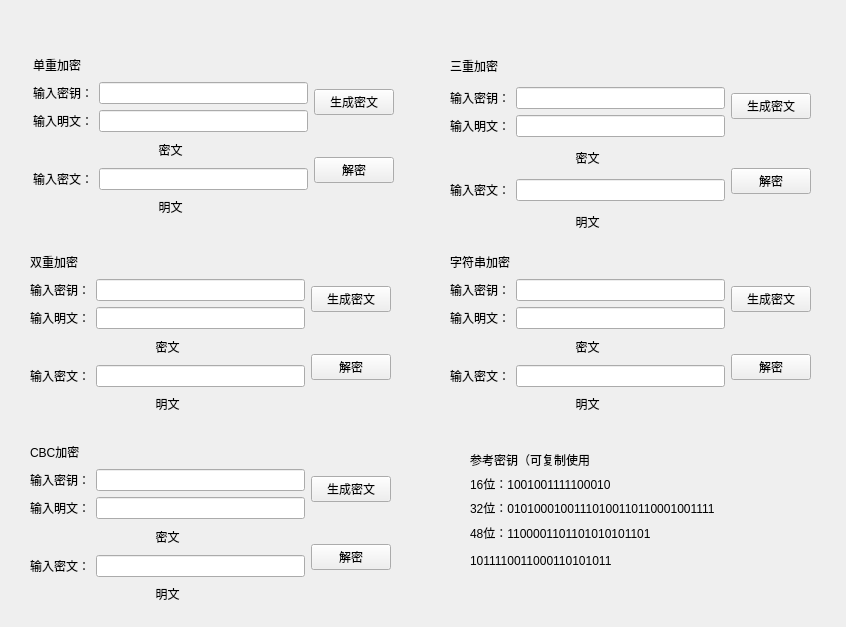
<?xml version="1.0" encoding="UTF-8"?>
<ui version="4.0">
 <class>Form</class>
 <widget class="QWidget" name="Form">
  <property name="geometry">
   <rect>
    <x>0</x>
    <y>0</y>
    <width>846</width>
    <height>627</height>
   </rect>
  </property>
  <property name="windowTitle">
   <string>S-AES</string>
  </property>
  <widget class="QWidget" name="layoutWidget">
   <property name="geometry">
    <rect>
     <x>450</x>
     <y>50</y>
     <width>361</width>
     <height>188</height>
    </rect>
   </property>
   <layout class="QHBoxLayout" name="horizontalLayout_9">
    <item>
     <layout class="QVBoxLayout" name="verticalLayout_5">
      <item>
       <widget class="QLabel" name="label_9">
        <property name="text">
         <string>三重加密</string>
        </property>
       </widget>
      </item>
      <item>
       <layout class="QHBoxLayout" name="horizontalLayout_10">
        <item>
         <widget class="QLabel" name="label_3">
          <property name="text">
           <string>输入密钥：</string>
          </property>
         </widget>
        </item>
        <item>
         <widget class="QLineEdit" name="key3">
          <property name="maxLength">
           <number>48</number>
          </property>
         </widget>
        </item>
       </layout>
      </item>
      <item>
       <layout class="QHBoxLayout" name="horizontalLayout_11">
        <item>
         <widget class="QLabel" name="label_5">
          <property name="text">
           <string>输入明文：</string>
          </property>
         </widget>
        </item>
        <item>
         <widget class="QLineEdit" name="in_ming3">
          <property name="maxLength">
           <number>16</number>
          </property>
         </widget>
        </item>
       </layout>
      </item>
      <item>
       <widget class="QLabel" name="out_mi3">
        <property name="text">
         <string>&lt;html&gt;&lt;head/&gt;&lt;body&gt;&lt;p align=&quot;center&quot;&gt;密文&lt;/p&gt;&lt;/body&gt;&lt;/html&gt;</string>
        </property>
        <property name="textInteractionFlags">
         <set>Qt::LinksAccessibleByMouse|Qt::TextSelectableByMouse</set>
        </property>
       </widget>
      </item>
      <item>
       <layout class="QHBoxLayout" name="horizontalLayout_12">
        <item>
         <widget class="QLabel" name="label_11">
          <property name="text">
           <string>输入密文：</string>
          </property>
         </widget>
        </item>
        <item>
         <widget class="QLineEdit" name="in_mi3">
          <property name="maxLength">
           <number>16</number>
          </property>
         </widget>
        </item>
       </layout>
      </item>
      <item>
       <widget class="QLabel" name="out_ming3">
        <property name="text">
         <string>&lt;html&gt;&lt;head/&gt;&lt;body&gt;&lt;p align=&quot;center&quot;&gt;明文&lt;/p&gt;&lt;/body&gt;&lt;/html&gt;</string>
        </property>
       </widget>
      </item>
     </layout>
    </item>
    <item>
     <layout class="QVBoxLayout" name="verticalLayout_6">
      <item>
       <widget class="QPushButton" name="pushButton_5">
        <property name="text">
         <string>生成密文</string>
        </property>
       </widget>
      </item>
      <item>
       <widget class="QPushButton" name="pushButton_6">
        <property name="text">
         <string>解密</string>
        </property>
       </widget>
      </item>
     </layout>
    </item>
   </layout>
  </widget>
  <widget class="QWidget" name="layoutWidget_2">
   <property name="geometry">
    <rect>
     <x>450</x>
     <y>250</y>
     <width>361</width>
     <height>166</height>
    </rect>
   </property>
   <layout class="QHBoxLayout" name="horizontalLayout_13">
    <item>
     <layout class="QVBoxLayout" name="verticalLayout_7">
      <item>
       <widget class="QLabel" name="label_13">
        <property name="text">
         <string>字符串加密</string>
        </property>
       </widget>
      </item>
      <item>
       <layout class="QHBoxLayout" name="horizontalLayout_14">
        <item>
         <widget class="QLabel" name="label_14">
          <property name="text">
           <string>输入密钥：</string>
          </property>
         </widget>
        </item>
        <item>
         <widget class="QLineEdit" name="key4">
          <property name="maxLength">
           <number>16</number>
          </property>
         </widget>
        </item>
       </layout>
      </item>
      <item>
       <layout class="QHBoxLayout" name="horizontalLayout_15">
        <item>
         <widget class="QLabel" name="label_15">
          <property name="text">
           <string>输入明文：</string>
          </property>
         </widget>
        </item>
        <item>
         <widget class="QLineEdit" name="in_ming4">
          <property name="maxLength">
           <number>2</number>
          </property>
         </widget>
        </item>
       </layout>
      </item>
      <item>
       <widget class="QLabel" name="out_mi4">
        <property name="text">
         <string>&lt;html&gt;&lt;head/&gt;&lt;body&gt;&lt;p align=&quot;center&quot;&gt;密文&lt;/p&gt;&lt;/body&gt;&lt;/html&gt;</string>
        </property>
        <property name="textInteractionFlags">
         <set>Qt::LinksAccessibleByMouse|Qt::TextSelectableByMouse</set>
        </property>
       </widget>
      </item>
      <item>
       <layout class="QHBoxLayout" name="horizontalLayout_16">
        <item>
         <widget class="QLabel" name="label_16">
          <property name="text">
           <string>输入密文：</string>
          </property>
         </widget>
        </item>
        <item>
         <widget class="QLineEdit" name="in_mi4">
          <property name="maxLength">
           <number>16</number>
          </property>
         </widget>
        </item>
       </layout>
      </item>
      <item>
       <widget class="QLabel" name="out_ming4">
        <property name="text">
         <string>&lt;html&gt;&lt;head/&gt;&lt;body&gt;&lt;p align=&quot;center&quot;&gt;明文&lt;/p&gt;&lt;/body&gt;&lt;/html&gt;</string>
        </property>
       </widget>
      </item>
     </layout>
    </item>
    <item>
     <layout class="QVBoxLayout" name="verticalLayout_8">
      <item>
       <widget class="QPushButton" name="pushButton_7">
        <property name="text">
         <string>生成密文</string>
        </property>
       </widget>
      </item>
      <item>
       <widget class="QPushButton" name="pushButton_8">
        <property name="text">
         <string>解密</string>
        </property>
       </widget>
      </item>
     </layout>
    </item>
   </layout>
  </widget>
  <widget class="QWidget" name="layoutWidget">
   <property name="geometry">
    <rect>
     <x>33</x>
     <y>53</y>
     <width>361</width>
     <height>166</height>
    </rect>
   </property>
   <layout class="QHBoxLayout" name="horizontalLayout_4">
    <item>
     <layout class="QVBoxLayout" name="verticalLayout">
      <item>
       <widget class="QLabel" name="label_6">
        <property name="text">
         <string>单重加密</string>
        </property>
       </widget>
      </item>
      <item>
       <layout class="QHBoxLayout" name="horizontalLayout">
        <item>
         <widget class="QLabel" name="label">
          <property name="text">
           <string>输入密钥：</string>
          </property>
         </widget>
        </item>
        <item>
         <widget class="QLineEdit" name="key1">
          <property name="maxLength">
           <number>16</number>
          </property>
         </widget>
        </item>
       </layout>
      </item>
      <item>
       <layout class="QHBoxLayout" name="horizontalLayout_2">
        <item>
         <widget class="QLabel" name="label_2">
          <property name="text">
           <string>输入明文：</string>
          </property>
         </widget>
        </item>
        <item>
         <widget class="QLineEdit" name="in_ming1">
          <property name="maxLength">
           <number>16</number>
          </property>
         </widget>
        </item>
       </layout>
      </item>
      <item>
       <widget class="QLabel" name="out_mi1">
        <property name="text">
         <string>&lt;html&gt;&lt;head/&gt;&lt;body&gt;&lt;p align=&quot;center&quot;&gt;密文&lt;/p&gt;&lt;/body&gt;&lt;/html&gt;</string>
        </property>
        <property name="textInteractionFlags">
         <set>Qt::LinksAccessibleByMouse|Qt::TextSelectableByMouse</set>
        </property>
       </widget>
      </item>
      <item>
       <layout class="QHBoxLayout" name="horizontalLayout_3">
        <item>
         <widget class="QLabel" name="label_4">
          <property name="text">
           <string>输入密文：</string>
          </property>
         </widget>
        </item>
        <item>
         <widget class="QLineEdit" name="in_mi1">
          <property name="maxLength">
           <number>16</number>
          </property>
         </widget>
        </item>
       </layout>
      </item>
      <item>
       <widget class="QLabel" name="out_ming1">
        <property name="text">
         <string>&lt;html&gt;&lt;head/&gt;&lt;body&gt;&lt;p align=&quot;center&quot;&gt;明文&lt;/p&gt;&lt;/body&gt;&lt;/html&gt;</string>
        </property>
       </widget>
      </item>
     </layout>
    </item>
    <item>
     <layout class="QVBoxLayout" name="verticalLayout_2">
      <item>
       <widget class="QPushButton" name="pushButton">
        <property name="enabled">
         <bool>true</bool>
        </property>
        <property name="text">
         <string>生成密文</string>
        </property>
        <property name="checkable">
         <bool>false</bool>
        </property>
       </widget>
      </item>
      <item>
       <widget class="QPushButton" name="pushButton_2">
        <property name="text">
         <string>解密</string>
        </property>
        <property name="checkable">
         <bool>false</bool>
        </property>
       </widget>
      </item>
     </layout>
    </item>
   </layout>
  </widget>
  <widget class="QWidget" name="layoutWidget">
   <property name="geometry">
    <rect>
     <x>30</x>
     <y>250</y>
     <width>361</width>
     <height>166</height>
    </rect>
   </property>
   <layout class="QHBoxLayout" name="horizontalLayout_8">
    <item>
     <layout class="QVBoxLayout" name="verticalLayout_3">
      <item>
       <widget class="QLabel" name="label_10">
        <property name="text">
         <string>双重加密</string>
        </property>
       </widget>
      </item>
      <item>
       <layout class="QHBoxLayout" name="horizontalLayout_5">
        <item>
         <widget class="QLabel" name="label_7">
          <property name="text">
           <string>输入密钥：</string>
          </property>
         </widget>
        </item>
        <item>
         <widget class="QLineEdit" name="key2">
          <property name="maxLength">
           <number>32</number>
          </property>
         </widget>
        </item>
       </layout>
      </item>
      <item>
       <layout class="QHBoxLayout" name="horizontalLayout_6">
        <item>
         <widget class="QLabel" name="label_8">
          <property name="text">
           <string>输入明文：</string>
          </property>
         </widget>
        </item>
        <item>
         <widget class="QLineEdit" name="in_ming2">
          <property name="maxLength">
           <number>16</number>
          </property>
         </widget>
        </item>
       </layout>
      </item>
      <item>
       <widget class="QLabel" name="out_mi2">
        <property name="text">
         <string>&lt;html&gt;&lt;head/&gt;&lt;body&gt;&lt;p align=&quot;center&quot;&gt;密文&lt;/p&gt;&lt;/body&gt;&lt;/html&gt;</string>
        </property>
        <property name="textInteractionFlags">
         <set>Qt::LinksAccessibleByMouse|Qt::TextSelectableByMouse</set>
        </property>
       </widget>
      </item>
      <item>
       <layout class="QHBoxLayout" name="horizontalLayout_7">
        <item>
         <widget class="QLabel" name="label_12">
          <property name="text">
           <string>输入密文：</string>
          </property>
         </widget>
        </item>
        <item>
         <widget class="QLineEdit" name="in_mi2">
          <property name="maxLength">
           <number>16</number>
          </property>
         </widget>
        </item>
       </layout>
      </item>
      <item>
       <widget class="QLabel" name="out_ming2">
        <property name="text">
         <string>&lt;html&gt;&lt;head/&gt;&lt;body&gt;&lt;p align=&quot;center&quot;&gt;明文&lt;/p&gt;&lt;/body&gt;&lt;/html&gt;</string>
        </property>
       </widget>
      </item>
     </layout>
    </item>
    <item>
     <layout class="QVBoxLayout" name="verticalLayout_4">
      <item>
       <widget class="QPushButton" name="pushButton_3">
        <property name="text">
         <string>生成密文</string>
        </property>
        <property name="checkable">
         <bool>false</bool>
        </property>
       </widget>
      </item>
      <item>
       <widget class="QPushButton" name="pushButton_4">
        <property name="text">
         <string>解密</string>
        </property>
        <property name="checkable">
         <bool>false</bool>
        </property>
       </widget>
      </item>
     </layout>
    </item>
   </layout>
  </widget>
  <widget class="QWidget" name="layoutWidget_3">
   <property name="geometry">
    <rect>
     <x>30</x>
     <y>440</y>
     <width>361</width>
     <height>166</height>
    </rect>
   </property>
   <layout class="QHBoxLayout" name="horizontalLayout_17">
    <item>
     <layout class="QVBoxLayout" name="verticalLayout_9">
      <item>
       <widget class="QLabel" name="label_17">
        <property name="text">
         <string>CBC加密</string>
        </property>
       </widget>
      </item>
      <item>
       <layout class="QHBoxLayout" name="horizontalLayout_18">
        <item>
         <widget class="QLabel" name="label_18">
          <property name="text">
           <string>输入密钥：</string>
          </property>
         </widget>
        </item>
        <item>
         <widget class="QLineEdit" name="key5">
          <property name="maxLength">
           <number>16</number>
          </property>
         </widget>
        </item>
       </layout>
      </item>
      <item>
       <layout class="QHBoxLayout" name="horizontalLayout_19">
        <item>
         <widget class="QLabel" name="label_19">
          <property name="text">
           <string>输入明文：</string>
          </property>
         </widget>
        </item>
        <item>
         <widget class="QLineEdit" name="in_ming5">
          <property name="maxLength">
           <number>16</number>
          </property>
         </widget>
        </item>
       </layout>
      </item>
      <item>
       <widget class="QLabel" name="out_mi5">
        <property name="text">
         <string>&lt;html&gt;&lt;head/&gt;&lt;body&gt;&lt;p align=&quot;center&quot;&gt;密文&lt;/p&gt;&lt;/body&gt;&lt;/html&gt;</string>
        </property>
        <property name="textInteractionFlags">
         <set>Qt::LinksAccessibleByMouse|Qt::TextSelectableByMouse</set>
        </property>
       </widget>
      </item>
      <item>
       <layout class="QHBoxLayout" name="horizontalLayout_20">
        <item>
         <widget class="QLabel" name="label_20">
          <property name="text">
           <string>输入密文：</string>
          </property>
         </widget>
        </item>
        <item>
         <widget class="QLineEdit" name="in_mi5">
          <property name="maxLength">
           <number>16</number>
          </property>
         </widget>
        </item>
       </layout>
      </item>
      <item>
       <widget class="QLabel" name="out_ming5">
        <property name="text">
         <string>&lt;html&gt;&lt;head/&gt;&lt;body&gt;&lt;p align=&quot;center&quot;&gt;明文&lt;/p&gt;&lt;/body&gt;&lt;/html&gt;</string>
        </property>
       </widget>
      </item>
     </layout>
    </item>
    <item>
     <layout class="QVBoxLayout" name="verticalLayout_10">
      <item>
       <widget class="QPushButton" name="pushButton_9">
        <property name="text">
         <string>生成密文</string>
        </property>
       </widget>
      </item>
      <item>
       <widget class="QPushButton" name="pushButton_10">
        <property name="text">
         <string>解密</string>
        </property>
       </widget>
      </item>
     </layout>
    </item>
   </layout>
  </widget>
  <widget class="QWidget" name="layoutWidget">
   <property name="geometry">
    <rect>
     <x>470</x>
     <y>450</y>
     <width>304</width>
     <height>118</height>
    </rect>
   </property>
   <layout class="QVBoxLayout" name="verticalLayout_11">
    <item>
     <widget class="QLabel" name="label_21">
      <property name="text">
       <string>参考密钥（可复制使用</string>
      </property>
     </widget>
    </item>
    <item>
     <widget class="QLabel" name="label_22">
      <property name="text">
       <string>16位：1001001111100010</string>
      </property>
      <property name="textInteractionFlags">
       <set>Qt::LinksAccessibleByMouse|Qt::TextSelectableByMouse</set>
      </property>
     </widget>
    </item>
    <item>
     <widget class="QLabel" name="label_23">
      <property name="text">
       <string>&lt;html&gt;&lt;head/&gt;&lt;body&gt;&lt;p&gt;32位：01010001001110100110110001001111&lt;/p&gt;&lt;/body&gt;&lt;/html&gt;</string>
      </property>
      <property name="textInteractionFlags">
       <set>Qt::LinksAccessibleByMouse|Qt::TextSelectableByMouse</set>
      </property>
     </widget>
    </item>
    <item>
     <widget class="QLabel" name="label_24">
      <property name="text">
       <string>&lt;html&gt;&lt;head/&gt;&lt;body&gt;&lt;p&gt;48位：1100001101101010101101&lt;/p&gt;&lt;p&gt;1011110011000110101011&lt;/p&gt;&lt;/body&gt;&lt;/html&gt;</string>
      </property>
      <property name="textInteractionFlags">
       <set>Qt::LinksAccessibleByMouse|Qt::TextSelectableByMouse</set>
      </property>
     </widget>
    </item>
   </layout>
  </widget>
 </widget>
 <resources/>
 <connections/>
</ui>
